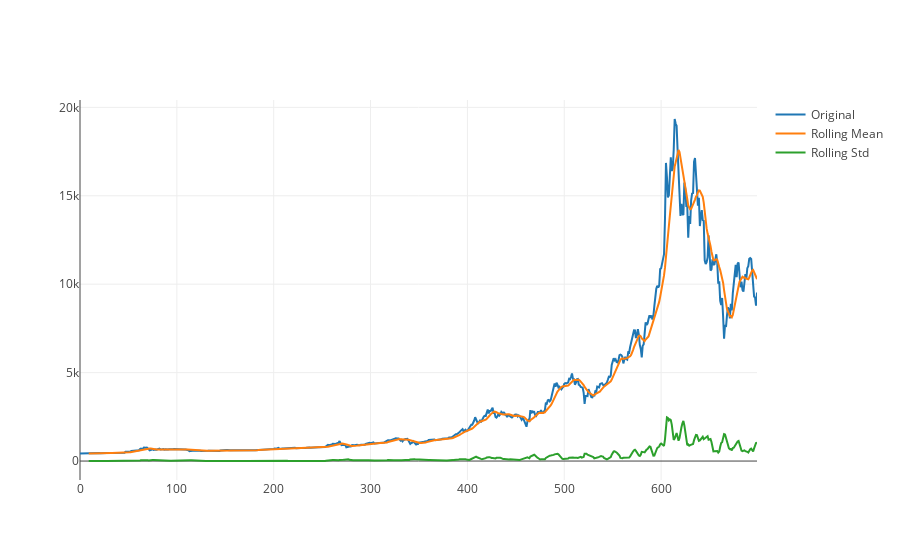

The cell this chart's notebook holds for it:
### Code cell
stationarity_stats(df['price'])

### Figure 1 — Plotly figure (JSON) as saved in the notebook; plotly's stock layout.template omitted (floating-point values rounded to 4 significant figures; data arrays with more than 128 entries replaced by an {"elided": "..."} marker saying what was removed)
{"data": [{"name": "Original", "type": "scatter", "x": {"elided": "701 int values"}, "y": {"elided": "700 float values"}}, {"name": "Rolling Mean", "type": "scatter", "x": {"elided": "701 int values"}, "y": {"elided": "700 float values"}}, {"name": "Rolling Std", "type": "scatter", "x": {"elided": "701 int values"}, "y": {"elided": "700 float values"}}], "layout": {}}
